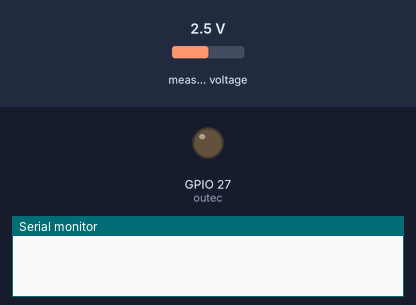
The sketch below on a simulated ESP32. Parts: output pins drawn as LEDs (lit = HIGH), the last lines printed to the serial monitor. The inputs (shaded band) are chosen by the test bench; at power-on: measured voltage 2.5 V.

Above: at 0.1 s.
At 1.1 s:
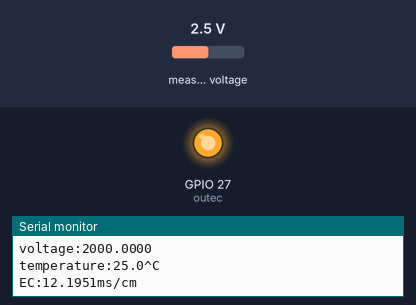
Timing chart, 0 to 2.6 s (numbered marks = the images above):
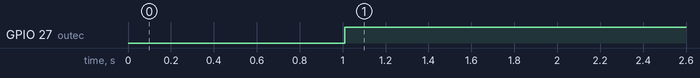

Measured:
- by itself, GPIO 27 (outec): LOW → HIGH at 1.0 s

The sketch:

DFRobot_ESP_EC_BY_GREENPONIK.ino
```cpp
// (licence header left out)
#include "Arduino.h"
#include "Adafruit_ADS1X15.h"
#include "DFRobot_ESP_EC.h"
// #include "EEPROM.h"
// #define EC_PIN 15
// #define ESPADC 4096.0   //the esp Analog Digital Convertion value
// #define ESPVOLTAGE 3300 //the esp voltage supply value
#define outec 27
// pin relay 27 35 32
DFRobot_ESP_EC ec;
Adafruit_ADS1115 ads;

float voltage, ecValue, temperature = 25;

void setup()
{
  pinMode(outec, OUTPUT);
	Serial.begin(115200);
	// EEPROM.begin(32);//needed EEPROM.begin to store calibration k in eeprom
	// ec.begin();//by default lib store calibration k since 10 change it by set ec.begin(30); to start from 30
	ads.setGain(GAIN_ONE);
	ads.begin();
}

void loop()
{
	static unsigned long timepoint = millis();
	if (millis() - timepoint > 1000U) //time interval: 1s
	{

		timepoint = millis();
		voltage = ads.readADC_SingleEnded(0) / 10;
		// voltage = analogRead(EC_PIN) / ESPADC * ESPVOLTAGE;
    Serial.print("voltage:");
		Serial.println(voltage, 4);

		//temperature = readTemperature();  // read your temperature sensor to execute temperature compensation
		Serial.print("temperature:");
		Serial.print(temperature, 1);
		Serial.println("^C");

		ecValue = ec.readEC(voltage, temperature); // convert voltage to EC with temperature compensation
		Serial.print("EC:");
		Serial.print(ecValue, 4);
		Serial.println("ms/cm");
    if (ecValue > 5.0){
      digitalWrite(outec, HIGH);
    }else{
      digitalWrite(outec, LOW);
  }
	}
	ec.calibration(voltage, temperature); // calibration process by Serail CMD
}
```
